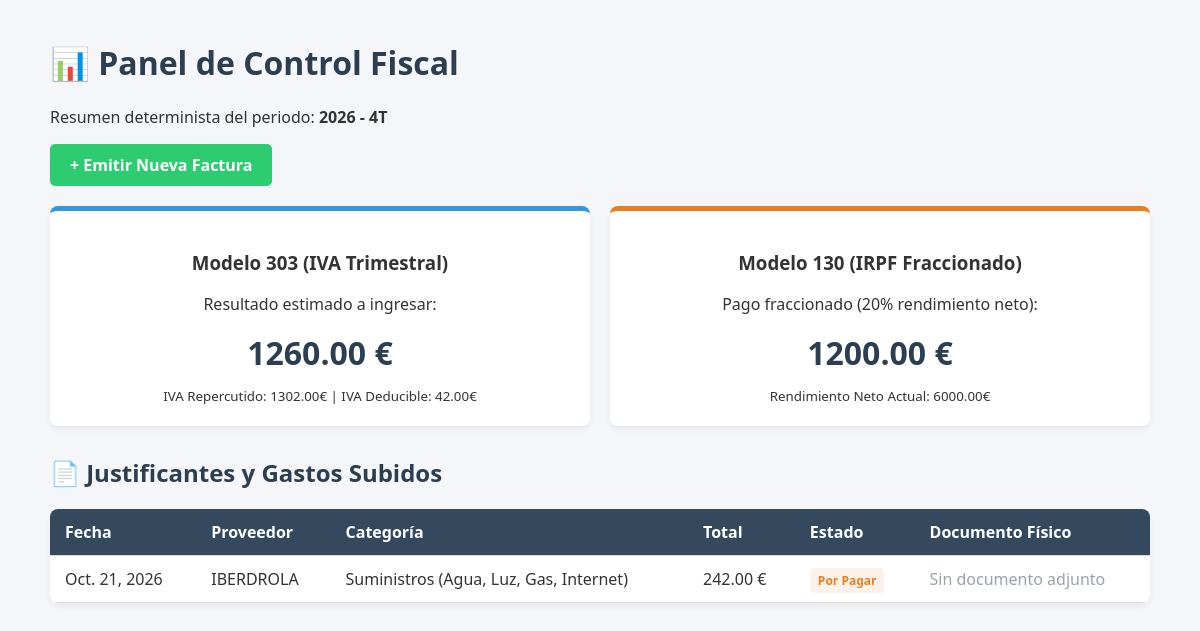
The app's page / (signed in) with its own data.
### fiscalidad/models.py (models this page shows)
class GastoRecibido(models.Model):
    CATEGORIAS_HACIENDA = [
        ('ALM', 'Arrendamientos y cánones (Alquileres)'),
        ('CON', 'Conservación y reparación'),
        ('SPS', 'Servicios de profesionales independientes'),
        ('SUR', 'Suministros (Agua, Luz, Gas, Internet)'),
        ('TRA', 'Transportes y desplazamientos públicos'),
        ('PBL', 'Publicidad y relaciones públicas'),
        ('OEX', 'Otros gastos fiscalmente deducibles'),
    ]
    ESTADOS_PAGO = [('PENDIENTE', 'Por Pagar'), ('PAGADO', 'Pagada')]
    autonomo = models.ForeignKey(PerfilAutonomo, on_delete=models.CASCADE, related_name='gastos_recibidos')
    proveedor_nombre = models.CharField(max_length=150)
    proveedor_nif = models.CharField(max_length=15)
    numero_factura_recibida = models.CharField(max_length=50)
    fecha_gasto = models.DateField()
    categoria = models.CharField(max_length=3, choices=CATEGORIAS_HACIENDA, default='OEX')
    base_imponible = models.DecimalField(max_digits=12, decimal_places=2)
    porcentaje_iva = models.DecimalField(max_digits=4, decimal_places=2, default=Decimal('0.21'))
    estado_pago = models.CharField(max_length=10, choices=ESTADOS_PAGO, default='PENDIENTE')
    fecha_pago_real = models.DateField(null=True, blank=True)
    factura_digital = models.FileField(upload_to="facturas_proveedores/", null=True, blank=True)
    fecha_creacion = models.DateTimeField(auto_now_add=True)
    @property
    def total_iva_soportado(self) -> Decimal:
        return (self.base_imponible * self.porcentaje_iva).quantize(Decimal('0.01'))
    @property
    def total_gasto(self) -> Decimal:
        return (self.base_imponible + self.total_iva_soportado).quantize(Decimal('0.01'))

### fiscalidad/views.py (the view)
# urls.py: path('', views.dashboard_fiscal, name='dashboard_fiscal'),
@login_required
def dashboard_fiscal(request):
    try:
        perfil = request.user.perfil
    except PerfilAutonomo.DoesNotExist:
        return render(request, 'fiscalidad/no_perfil.html')
    hoy = datetime.date.today()
    trimestre_actual = (hoy.month - 1) // 3 + 1
    datos_fiscales = calcular_impuestos_trimestre(perfil, hoy.year, trimestre_actual)
    gastos_mes = GastoRecibido.objects.filter(
        autonomo=perfil,
        fecha_gasto__year=hoy.year,
        fecha_gasto__month=hoy.month
    )
    facturas_mes = FacturaEmitida.objects.filter(
        autonomo=perfil,
        fecha_emision__year=hoy.year,
        fecha_emision__month=hoy.month
    )
    context = {
        'datos_fiscales': datos_fiscales,
        'gastos_mes': gastos_mes,
        'facturas_mes': facturas_mes,
    }
    return render(request, 'fiscalidad/dashboard.html', context)

### fiscalidad/models.py (called while the page is built)
    @property
    def total_iva(self) -> Decimal:
        return (self.base_imponible * self.porcentaje_iva).quantize(Decimal('0.01'))

### fiscalidad/templates/fiscalidad/dashboard.html (shortened to what this page needs)
<!DOCTYPE html>
<html lang="es">
<head>
</head>
<body>
    <div class="container">
        <h1>📊 Panel de Control Fiscal</h1>
        <p>Resumen determinista del periodo: <strong>{{ datos_fiscales.ejercicio }} - {{ datos_fiscales.trimestre }}</strong></p>
        <a href="{% url 'emitir_factura' %}" class="btn">+ Emitir Nueva Factura</a>
        <div class="grid-impuestos">
            <div class="card card-impuesto">
                <h3>Modelo 303 (IVA Trimestral)</h3>
                <p>Resultado estimado a ingresar:</p>
                <div class="monto">{{ datos_fiscales.modelo_303_iva_a_ingresar }} €</div>
                <small>IVA Repercutido: {{ datos_fiscales.resumen_ingresos.iva_repercutido }}€ | IVA Deducible: {{ datos_fiscales.resumen_gastos.iva_deducible }}€</small>
            </div>
            <div class="card card-impuesto irpf">
                <h3>Modelo 130 (IRPF Fraccionado)</h3>
                <p>Pago fraccionado (20% rendimiento neto):</p>
                <div class="monto">{{ datos_fiscales.modelo_130_irpf_a_ingresar }} €</div>
                <small>Rendimiento Neto Actual: {{ datos_fiscales.rendimiento_neto_actividad }}€</small>
            </div>
        </div>
        <h2>📄 Justificantes y Gastos Subidos</h2>
        <table>
            <thead>
                <tr>
                    <th>Fecha</th>
                    <th>Proveedor</th>
                    <th>Categoría</th>
                    <th>Total</th>
                    <th>Estado</th>
                    <th>Documento Físico</th>
                </tr>
            </thead>
            <tbody>
                {% for gasto in gastos_mes %}
                <tr>
                    <td>{{ gasto.fecha_gasto }}</td>
                    <td>{{ gasto.proveedor_nombre }}</td>
                    <td>{{ gasto.get_categoria_display }}</td>
                    <td>{{ gasto.total_gasto }} €</td>
                    <td>
                        <span class="badge {% if gasto.estado_pago == 'PAGADO' %}badge-pagado{% else %}badge-pendiente{% endif %}">
                            {{ gasto.get_estado_pago_display }}
                        </span>
                    </td>
                    <td>
                        {% if gasto.factura_digital %}
                            <a href="{{ gasto.factura_digital.url }}" target="_blank" class="link-foto">👁️ Ver Imagen Factura</a>
                        {% else %}
                            <span style="color: #95a5a6;">Sin documento adjunto</span>
                        {% endif %}
                    </td>
                </tr>
                {% empty %}
                <tr>
                    <td colspan="6" style="text-align: center; color: #7f8c8d;">No hay facturas de gastos subidas en este periodo.</td>
                </tr>
                {% endfor %}
            </tbody>
        </table>
    </div>
</body>
</html>

### fiscalidad/templates/fiscalidad/dashboard.html (style rules this page uses)
body { font-family: 'Segoe UI', Tahoma, Geneva, Verdana, sans-serif; background: #f4f6f9; margin: 0; padding: 20px; color: #333; }
.container { max-width: 1100px; margin: 0 auto; }
h1, h2 { color: #2c3e50; }
.grid-impuestos { display: grid; grid-template-columns: 1fr 1fr; gap: 20px; margin-bottom: 30px; }
.card { background: white; padding: 20px; border-radius: 8px; box-shadow: 0 4px 6px rgba(0,0,0,0.05); }
.card-impuesto { text-align: center; border-top: 5px solid #3498db; }
.card-impuesto.irpf { border-top-color: #e67e22; }
.monto { font-size: 32px; font-weight: bold; margin: 10px 0; color: #2c3e50; }
.btn { display: inline-block; background: #2ecc71; color: white; padding: 10px 20px; text-decoration: none; border-radius: 5px; font-weight: bold; margin-bottom: 20px; }
table { width: 100%; border-collapse: collapse; background: white; border-radius: 8px; overflow: hidden; box-shadow: 0 4px 6px rgba(0,0,0,0.05); }
th, td { padding: 12px 15px; text-align: left; border-bottom: 1px solid #ddd; }
th { background: #34495e; color: white; }
.badge { padding: 4px 8px; border-radius: 4px; font-size: 12px; font-weight: bold; }
.badge-pendiente { background: #fdf2e9; color: #e67e22; }

### records on screen
GastoRecibido: fecha_gasto "Oct. 21, 2026", proveedor_nombre "IBERDROLA", categoria "Suministros (Agua, Luz, Gas, Internet)", total_gasto "242.00", estado_pago "Por Pagar", shows "Sin documento adjunto"

### other values on screen
{{ datos_fiscales.ejercicio }} "2026"
{{ datos_fiscales.trimestre }} "4T"
{{ datos_fiscales.modelo_303_iva_a_ingresar }} "1260.00"
{{ datos_fiscales.resumen_ingresos.iva_repercutido }} "1302.00"
{{ datos_fiscales.resumen_gastos.iva_deducible }} "42.00"
{{ datos_fiscales.modelo_130_irpf_a_ingresar }} "1200.00"
{{ datos_fiscales.rendimiento_neto_actividad }} "6000.00"
